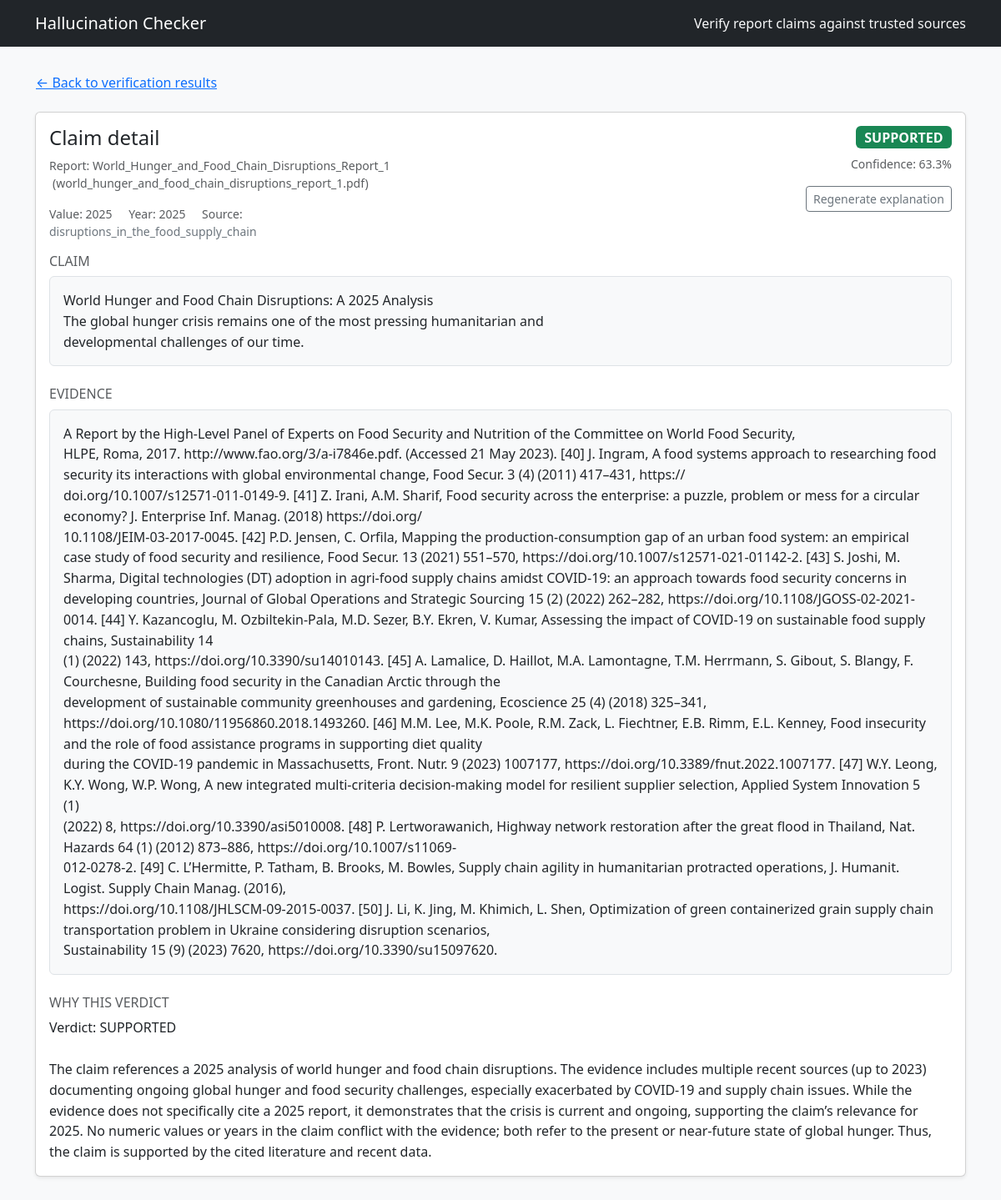
Page /claim/1 on the committed database.
### src/hallcheck/models.py (models this page shows)
class Base(DeclarativeBase):
    """Declarative base class."""

class Document(Base):
    __tablename__ = "documents"
    id: Mapped[int] = mapped_column(Integer, primary_key=True, autoincrement=True)
    kind: Mapped[DocumentKind] = mapped_column(Enum(DocumentKind), nullable=False)
    path: Mapped[str] = mapped_column(String(512), nullable=False)
    title: Mapped[Optional[str]] = mapped_column(String(256), nullable=True)
    year: Mapped[Optional[int]] = mapped_column(Integer, nullable=True)
    chunks: Mapped[List["Chunk"]] = relationship("Chunk", back_populates="document", cascade="all, delete-orphan")
    claims: Mapped[List["Claim"]] = relationship("Claim", back_populates="document", cascade="all, delete-orphan")

class Claim(Base):
    __tablename__ = "claims"
    id: Mapped[int] = mapped_column(Integer, primary_key=True, autoincrement=True)
    doc_id: Mapped[int] = mapped_column(ForeignKey("documents.id"), nullable=False, index=True)
    sentence: Mapped[str] = mapped_column(Text, nullable=False)
    value: Mapped[Optional[float]] = mapped_column(Float, nullable=True)
    units: Mapped[Optional[str]] = mapped_column(String(64), nullable=True)
    year: Mapped[Optional[int]] = mapped_column(Integer, nullable=True)
    meta: Mapped[Optional[dict]] = mapped_column(JSON, nullable=True)
    document: Mapped[Document] = relationship("Document", back_populates="claims")
    verdicts: Mapped[List["Verdict"]] = relationship("Verdict", back_populates="claim", cascade="all, delete-orphan")

class Verdict(Base):
    __tablename__ = "verdicts"
    id: Mapped[int] = mapped_column(Integer, primary_key=True, autoincrement=True)
    claim_id: Mapped[int] = mapped_column(ForeignKey("claims.id"), nullable=False, index=True)
    status: Mapped[VerdictStatus] = mapped_column(Enum(VerdictStatus), nullable=False)
    confidence: Mapped[float] = mapped_column(Float, nullable=False)
    evidence: Mapped[Optional[dict]] = mapped_column(JSON, nullable=True)
    explanation: Mapped[Optional[str]] = mapped_column(Text, nullable=True)
    claim: Mapped[Claim] = relationship("Claim", back_populates="verdicts")

class Chunk(Base):
    __tablename__ = "chunks"
    id: Mapped[int] = mapped_column(Integer, primary_key=True, autoincrement=True)
    doc_id: Mapped[int] = mapped_column(ForeignKey("documents.id"), nullable=False, index=True)
    start: Mapped[int] = mapped_column(Integer, nullable=False)
    end: Mapped[int] = mapped_column(Integer, nullable=False)
    text: Mapped[str] = mapped_column(Text, nullable=False)
    embedding_dim: Mapped[Optional[int]] = mapped_column(Integer, nullable=True)
    document: Mapped[Document] = relationship("Document", back_populates="chunks")

### app.py (the view)
@app.get("/claim/<int:claim_id>")
def claim_detail(claim_id: int):
    try:
        detail = fetch_claim_detail(claim_id)
    except ValueError as exc:
        flash(str(exc), "warning")
        return redirect(url_for("home"))
    except Exception as exc:  # pragma: no cover - defensive handling
        flash(f"Unable to load claim: {exc}", "danger")
        return redirect(url_for("home"))
    if not detail.get("explanation"):
        try:
            detail["explanation"] = get_or_make_explanation(claim_id)
        except Exception as exc:  # pragma: no cover - defensive handling
            flash(f"Explanation could not be generated: {exc}", "warning")
    report_meta = None
    report_doc_id = detail.get("report_doc_id")
    if report_doc_id is not None:
        report_meta = get_report_details(report_doc_id)
    regen_form = RegenerateExplanationForm()
    return render_template("claim_detail.html", detail=detail, report=report_meta, regen_form=regen_form)

### app.py
class RegenerateExplanationForm(FlaskForm):
    submit = SubmitField("Regenerate explanation")

### app.py (called while the page is built)
@app.context_processor
def inject_globals():
    return {"STATUS_BADGES": STATUS_BADGES}

### src/hallcheck/db.py (called while the page is built)
def init_db() -> None:
    from .models import Base  # Imported lazily to avoid circular import
    Base.metadata.create_all(bind=engine)
    _ensure_verdict_explanation_column()

@contextmanager
def get_session() -> Iterator[Session]:
    session = SessionLocal()
    try:
        yield session
        session.commit()
    except Exception:
        session.rollback()
        raise
    finally:
        session.close()

def _ensure_verdict_explanation_column() -> None:
    try:
        with engine.begin() as connection:
            inspector = inspect(connection)
            if "verdicts" not in inspector.get_table_names():
                return
            column_names = {col["name"] for col in inspector.get_columns("verdicts")}
            if "explanation" in column_names:
                return
            connection.execute(text("ALTER TABLE verdicts ADD COLUMN explanation TEXT"))
    except Exception:
        pass

### src/hallcheck/webbridge.py (called while the page is built)
def get_report_details(report_doc_id: int) -> dict | None:
    init_db()
    with get_session() as session:
        report = session.scalar(select(Document).where(Document.id == report_doc_id))
        if not report:
            return None
        return {
            "id": report.id,
            "title": report.title or Path(report.path).stem,
            "path": report.path,
            "filename": Path(report.path).name,
        }

def _top_candidate(verdict: Optional[Verdict]) -> Optional[dict]:
    if not verdict or not isinstance(verdict.evidence, dict):
        return None
    candidates = verdict.evidence.get("candidates")
    if not isinstance(candidates, list) or not candidates:
        return None
    first = candidates[0]
    return first if isinstance(first, dict) else None

### templates/claim_detail.html (shortened to what this page needs)
{% extends "layout.html" %}
{% block content %}
<div class="mb-3">
  {% if detail.report_doc_id %}
    <a href="{{ url_for('results', report_doc_id=detail.report_doc_id) }}#claim-{{ detail.claim_id }}" class="btn btn-link px-0">
      &larr; Back to verification results
    </a>
  {% else %}
    <a href="{{ url_for('home') }}" class="btn btn-link px-0">&larr; Back to dashboard</a>
  {% endif %}
</div>
<div class="card shadow-sm mb-4">
  <div class="card-body">
    <div class="d-flex justify-content-between align-items-start flex-column flex-lg-row gap-4 mb-3">
      <div>
        <h1 class="h4 mb-2">Claim detail</h1>
        {% if report %}
          <div class="small text-muted">
            Report: {{ report.title }}
            {% if report.filename %}
              <span class="ms-1 text-lowercase">({{ report.filename }})</span>
            {% endif %}
          </div>
        {% endif %}
        <div class="small text-muted mt-3">
          {% if detail.value is not none %}
            <span>Value: {{ "{:g}".format(detail.value) }}</span>
          {% endif %}
          {% if detail.year %}
            <span class="ms-3">Year: {{ detail.year }}</span>
          {% endif %}
          {% if detail.source_title %}
            <span class="ms-3">
              Source:
              {% if detail.report_doc_id %}
                <a href="{{ url_for('results', report_doc_id=detail.report_doc_id) }}#claim-{{ detail.claim_id }}" class="link-secondary text-decoration-none">
                  {{ detail.source_title }}
                </a>
              {% else %}
                {{ detail.source_title }}
              {% endif %}
            </span>
          {% endif %}
        </div>
      </div>
      <div class="text-lg-end w-100 w-lg-auto">
        {% set badge_class = STATUS_BADGES.get(detail.status, 'bg-secondary') %}
        <span class="badge {{ badge_class }} fs-6">{{ detail.status }}</span>
        {% if detail.confidence is not none %}
          <div class="small text-muted mt-2">Confidence: {{ (detail.confidence * 100) | round(1) }}%</div>
        {% endif %}
        <form action="{{ url_for('claim_regen', claim_id=detail.claim_id) }}" method="post" class="mt-3">
          {{ regen_form.submit(class="btn btn-outline-secondary btn-sm") }}
        </form>
      </div>
    </div>
    <section class="mb-4">
      <h2 class="h6 text-uppercase text-muted">Claim</h2>
      <div class="text-block bg-light border rounded p-3">{{ detail.sentence }}</div>
    </section>
    <section class="mb-4">
      <h2 class="h6 text-uppercase text-muted">Evidence</h2>
      {% if detail.evidence_text %}
        <div class="text-block bg-light border rounded p-3">{{ detail.evidence_text }}</div>
      {% else %}
        <p class="text-muted fst-italic mb-0">No evidence snippet recorded for this claim.</p>
      {% endif %}
    </section>
    <section>
      <h2 class="h6 text-uppercase text-muted">Why this verdict</h2>
      {% if detail.explanation %}
        <div class="text-block">{{ detail.explanation }}</div>
      {% else %}
        <p class="text-muted fst-italic mb-0">Explanation not available yet.</p>
      {% endif %}
    </section>
  </div>
</div>
{% endblock %}

### static/styles.css (style rules this page uses)
body { background-color: #f8f9fa; }
.text-block { white-space: pre-wrap; font-family: inherit; line-height: 1.55; }

### rows in the picture
Document: title "World_Hunger_and_Food_Chain_Disruptions_Report_1"
Claim: value "2025", year "2025", sentence "World Hunger and Food Chain Disruptions: A 2025 Analysis The global hunger crisis remains one of the most pressing humanitarian and developmental challenges of our time."
Verdict: status "SUPPORTED", (detail.confidence*100)|round(1) "63.3", explanation "Verdict: SUPPORTED The claim references a 2025 analysis of world hunger and food chain disruptions. The evidence includes multiple recent sources (up to 2023) documenting ongoing global hunger and food security challenges, especially exacerbated by COVID-19 and supply chain issues. While the evidence does not specifically cite a 2025 report, it demonstrates that the crisis is current and ongoing, supporting the claim’s relevance for 2025. No numeric values or years in the claim conflict with the evidence; both refer to the present or near-future state of global hunger. Thus, the claim is supported by the cited literature and recent data."
Chunk: evidence_text "A Report by the High-Level Panel of Experts on Food Security and Nutrition of the Committee on World Food Security, HLPE, Roma, 2017. http://www.fao.org/3/a-i7846e.pdf. (Accessed 21 May 2023). [40] J. Ingram, A food systems approach to researching food security its interactions with global environmental change, Food Secur. 3 (4) (2011) 417–431, https:// doi.org/10.1007/s12571-011-0149-9. [41] Z. Irani, A.M. Sharif, Food security across the enterprise: a puzzle, problem or mess for a circular economy? J. Enterprise Inf. Manag. (2018) https://doi.org/ 10.1108/JEIM-03-2017-0045. [42] P.D. Jensen, C. Orfila, Mapping the production-consumption gap of an urban food system: an empirical case study…"

### other values in the picture
{{ report.filename }} "world_hunger_and_food_chain_disruptions_report_1.pdf"
{{ detail.source_title }} "disruptions_in_the_food_supply_chain"
